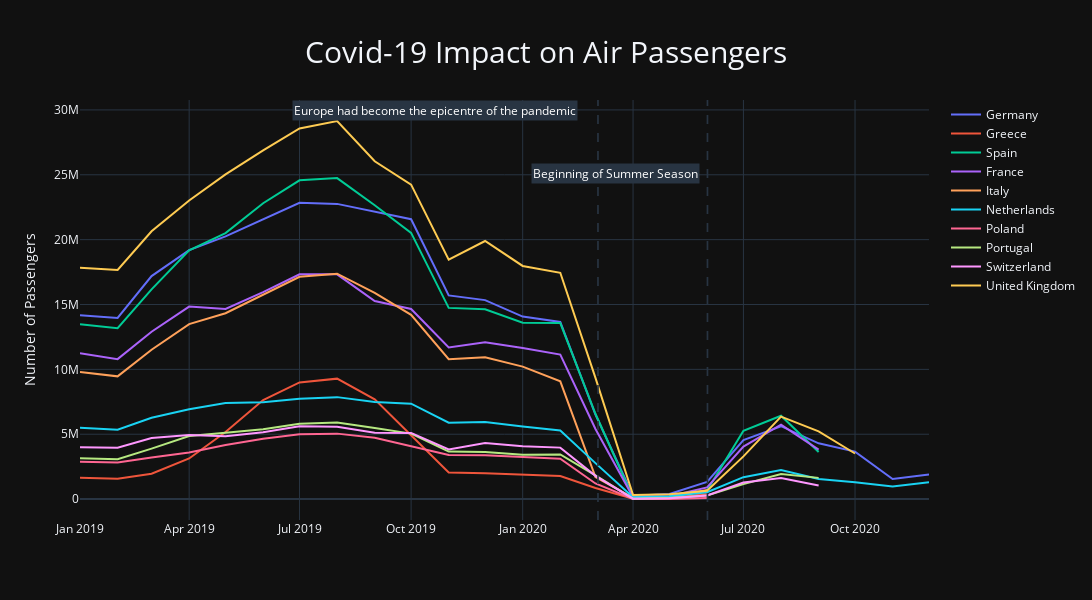

Here is the notebook cell this chart was saved with:
### Code cell
fig = go.Figure(data=data_tier1, layout=layout)

#update y axis text
fig.update_yaxes(title_text="Number of Passengers")
#add vertical line for covid beginning
fig.add_vline(x=1583200000000, line_width=1.7, line_dash="dash", line_color="#283442")
fig.add_annotation(text="Europe had become the epicentre of the pandemic",
                   xref="paper", 
                   yref="paper",
                   x=0.25, y=1, 
                   showarrow=False, 
                   font=dict(
                        size=12,
                        color="white"), 
                   bgcolor="#283442")
#add vertical line to summer beginning
fig.add_vline(x=1591000000000, line_width=1.7, line_dash="dash", line_color="#283442")
fig.add_annotation(text="Beginning of Summer Season",
                   xref="paper", 
                   yref="paper",
                   x=0.73, y=0.85, 
                   showarrow=False,
                   font=dict(
                        size=12,
                        color="white"), 
                   bgcolor="#283442")

fig.show()
